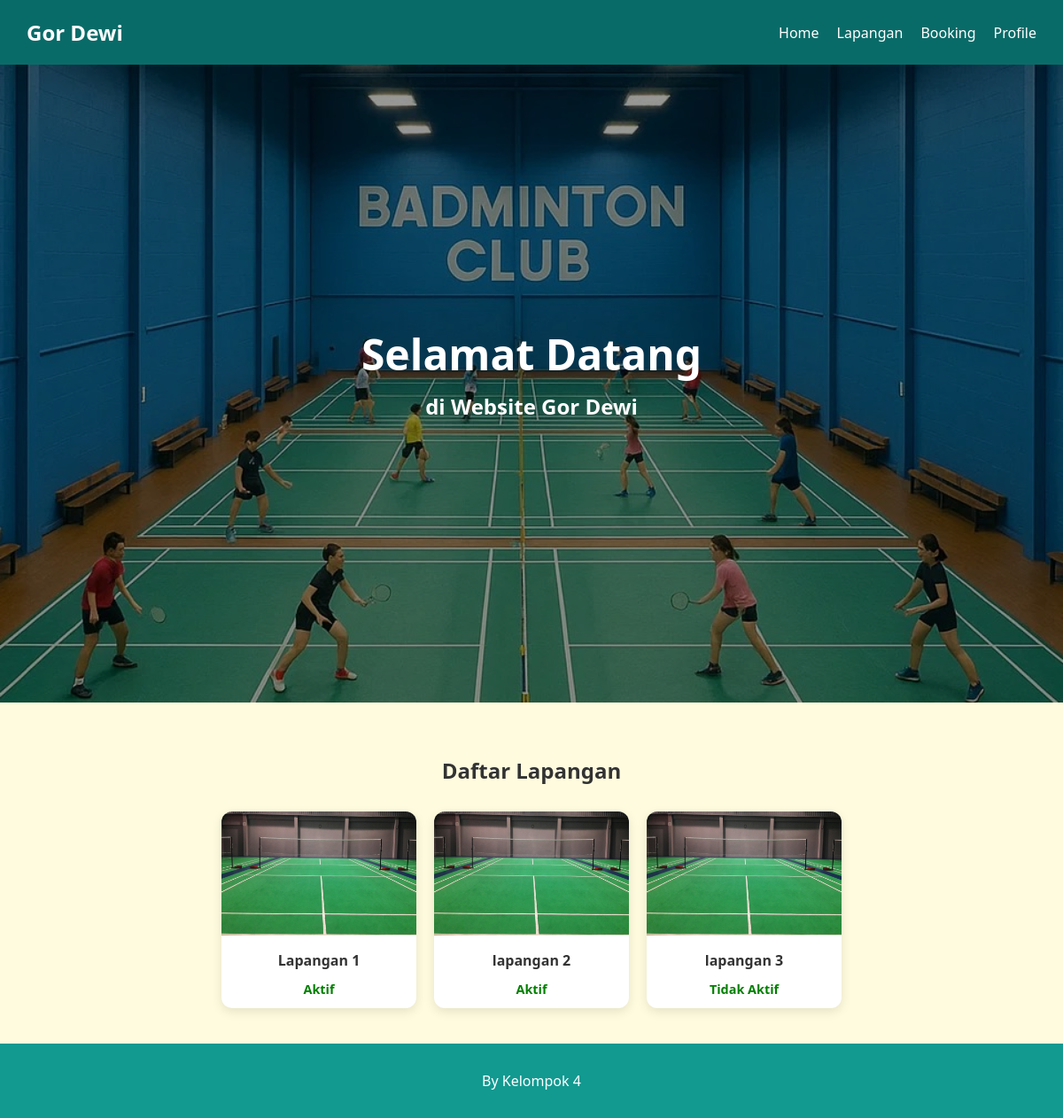
Page /user/home.php on the earlier database version.
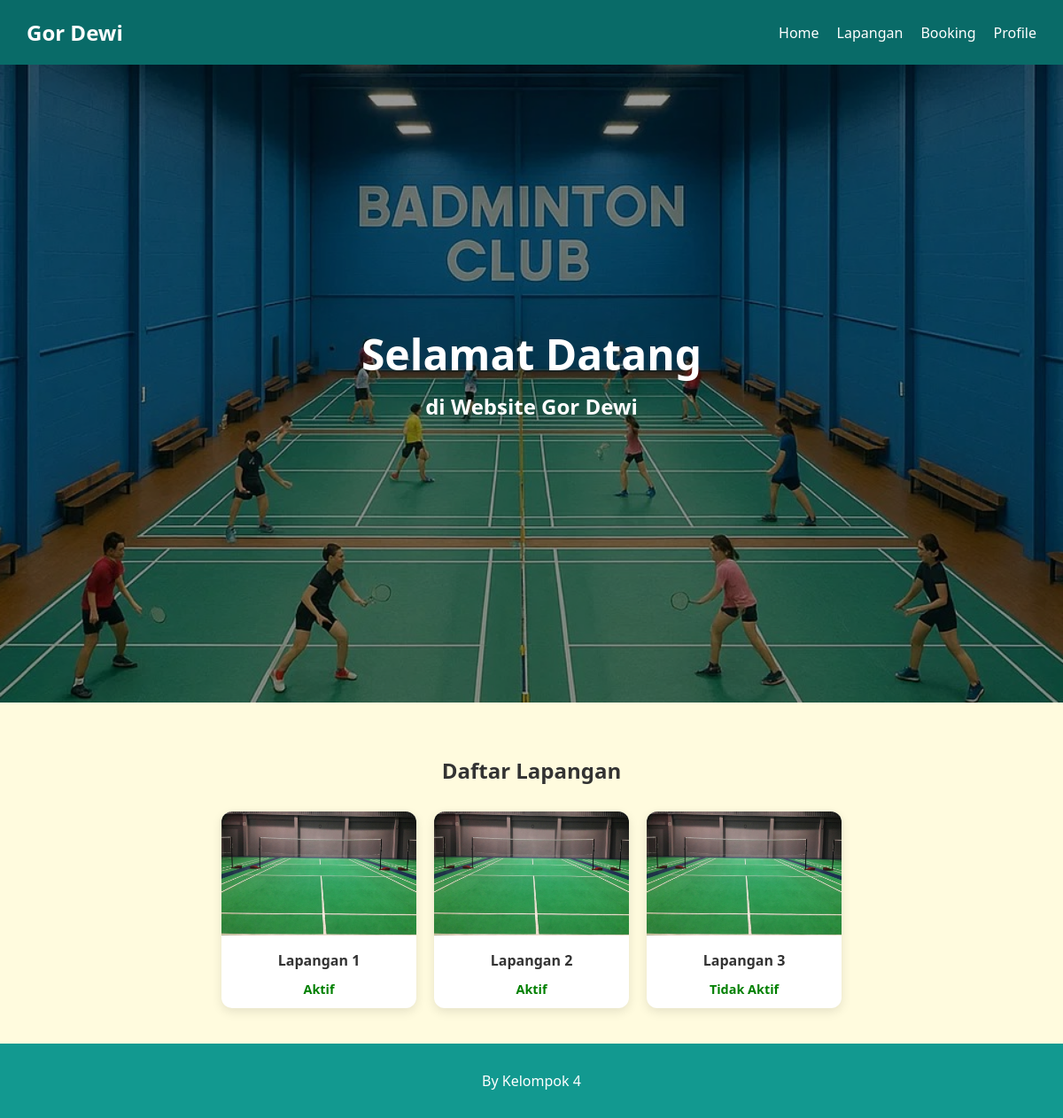
Same page on the later database version.
### tables this page shows
CREATE TABLE `lapangan` (
  `id_lapangan` int(11) NOT NULL,
  `nama_lapangan` varchar(100) NOT NULL,
  `status_aktif` tinyint(1) DEFAULT 1
);

### user/home.php (the view, shortened to what this page needs)
<?php
include '../koneksi.php';
?>
<!DOCTYPE html>
<html lang="en">
<head>
    <link rel="stylesheet" href="../style/all.css">
    <link rel="stylesheet" href="../style/home.css">
</head>
<body>
    <nav>
        <div class="logo">Gor Dewi</div>
        <ul>
            <li><a href="../user/home.php">Home</a></li>
            <li><a href="#Lapangan">Lapangan</a></li>
            <li><a href="../user/booking.php">Booking</a></li>
            <li><a href="../user/profile_user.php">Profile</a></li>
        </ul>
    </nav>
    <section class="hero">
        <img src="../assets/home-page.jpg" alt="Background" class="hero-bg">
        <div class="hero-content">
            <h1>Selamat Datang</h1>
            <h3>di Website Gor Dewi</h3>
        </div>
    </section>
    <section class="lapangan-section" id="Lapangan">
        <h2>Daftar Lapangan</h2>
        <div class="lapangan-container">
            <?php
            $data = mysqli_query($conn, "SELECT * FROM lapangan");
            while($d = mysqli_fetch_array($data)) {
                $status_lapangan = $d['status_aktif'] == 1 ? 'Aktif' : 'Tidak Aktif';
                echo "
                <div class='lapangan-card'>
                    <img src='../assets/lapangan_badminton.jpg' alt='Lapangan'>
                    <div class='nama'>{$d['nama_lapangan']}</div>
                    <div class='status {$status_lapangan}'>{$status_lapangan}</div>
                </div>
                ";
            }
            ?>
        </div>
    </section>
    <footer>
        <p>By Kelompok 4</p>
    </footer>
</body>
</html>

Differences in the rows shown:
changed lapangan: nama_lapangan "lapangan 2" → "Lapangan 2"
changed lapangan "Tidak Aktif": nama_lapangan "lapangan 3" → "Lapangan 3"
